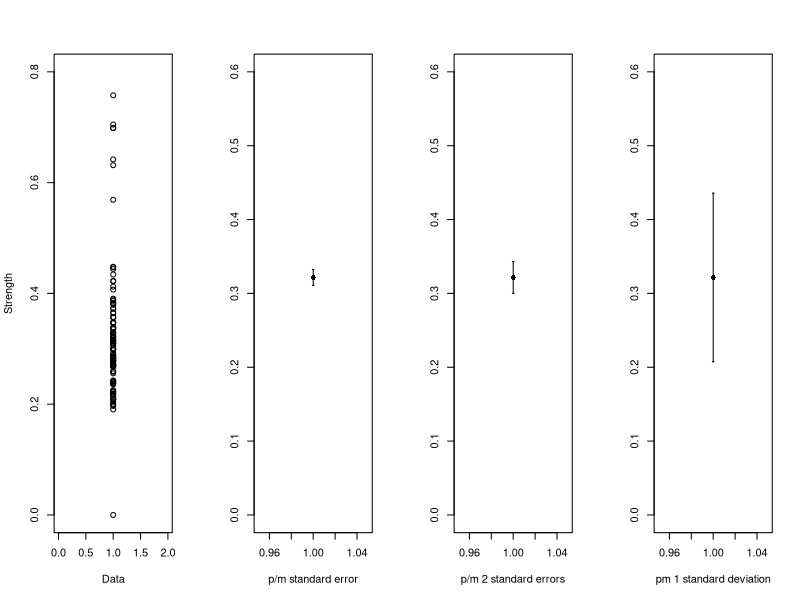

Generate this figure with R:
quartz.options(width=10.5, height=5.5)

matrix <- as.matrix(read.csv(file="Matrix.csv",header=FALSE))

par(mfrow=c(1,4))

#requires Hmisc library
library("Hmisc")

nregs <- 112
plot(rep(1,112),matrix[,1],xlim = c(0,2),ylim=c(0,.8),xlab="Data",ylab="Strength")

errbar(1,mean(matrix[,1]),mean(matrix[,1]) + sd(matrix[,1]) / sqrt(nregs),mean(matrix[,1]) - sd(matrix[,1]) / sqrt(nregs),xlim = c(.95,1.05),ylim = c(0,.6),xlab="p/m standard error",ylab="")
errbar(1,mean(matrix[,1]),mean(matrix[,1]) + 2*sd(matrix[,1]) / sqrt(nregs),mean(matrix[,1]) - 2*sd(matrix[,1]) / sqrt(nregs),xlim = c(.95,1.05),ylim = c(0,.6),xlab="p/m 2 standard errors",ylab="")
errbar(1,mean(matrix[,1]),mean(matrix[,1]) + sd(matrix[,1]),mean(matrix[,1]) - sd(matrix[,1]),xlim = c(.95,1.05),ylim = c(0,.6),xlab="pm 1 standard deviation",ylab="" )
